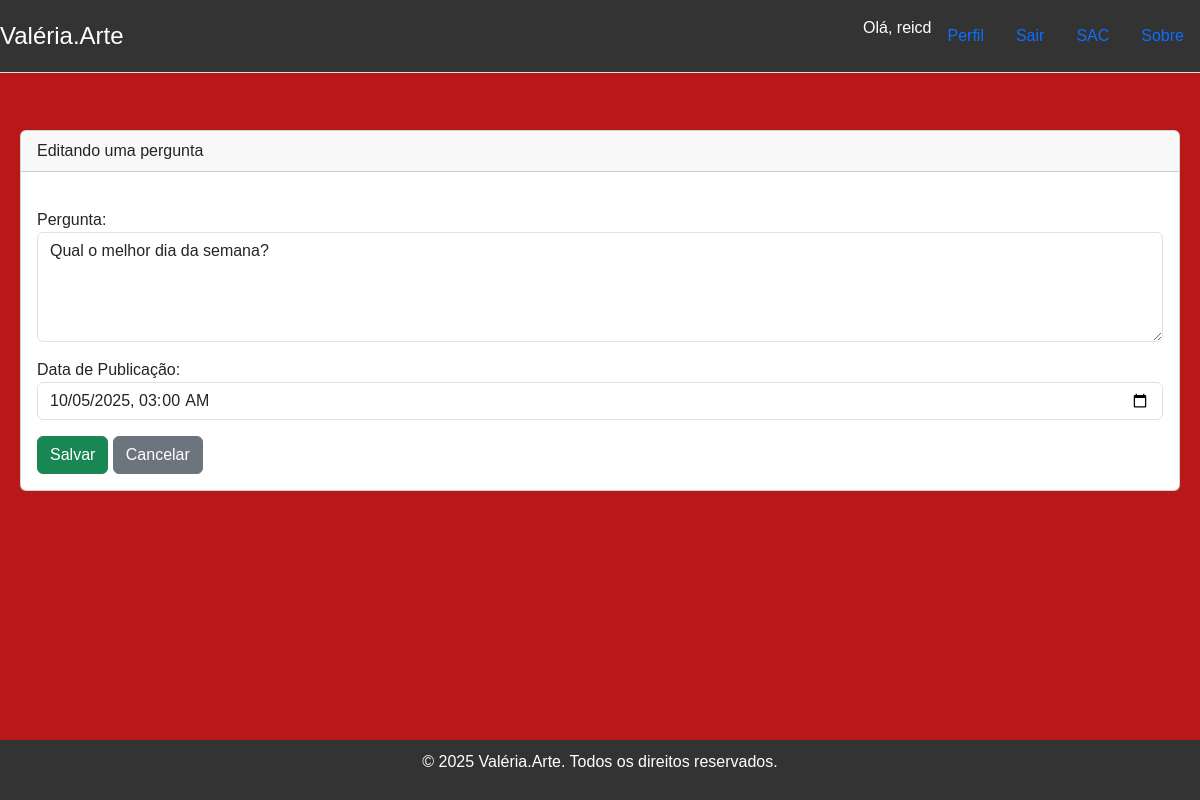
The app's page /pergunta/2/edit (signed in), older data.
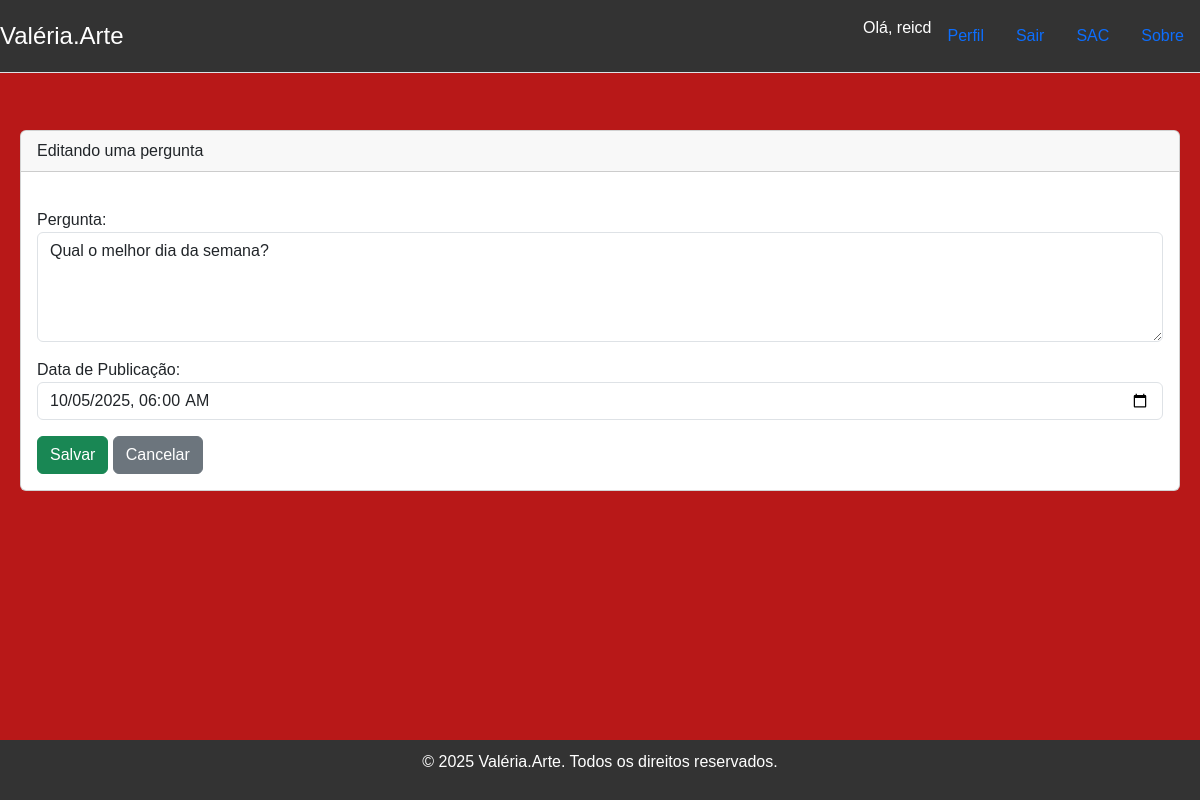
The same page, newer data.
### sac/models.py (models this page shows)
class Question(models.Model):
    question_text = models.CharField(max_length=200, verbose_name="Pergunta")
    pub_date = models.DateTimeField("Data de publicação")
    class Meta:
        verbose_name = "Pergunta"
        verbose_name_plural = "Perguntas"

### sac/views.py (the view, shortened to what this page needs)
# urls.py: path('pergunta/<int:pk>/edit', QuestionUpdateView.as_view(), name="sac_edit"),
class QuestionUpdateView(LoginRequiredMixin, UpdateView):
    model = Question
    template_name = 'sac/question_form.html'
    form_class = QuestionForm
    success_url = reverse_lazy('about')
    sucess_message ='Pergunta atualizada com sucesso.'
    def get_context_data(self, **kwargs):
        context = super(QuestionUpdateView, self).get_context_data(**kwargs)
        context['form_title'] = 'Editando uma pergunta'
        return context

### sac/forms.py
class QuestionForm(forms.ModelForm):
    class Meta:
        model = Question
        fields = ('question_text', 'pub_date')
        widgets = {
            'question_text': forms.Textarea(attrs={'class': 'form-control', 'rows': 4}),
            'pub_date': forms.DateTimeInput(
                attrs={
                    'class': 'form-control',
                    'type': 'datetime-local'
                },
                format='%Y-%m-%dT%H:%M'
            ),
        }
        labels = {
            'question_text': 'Pergunta',
            'pub_date': 'Data de Publicação',
        }
    def __init__(self, *args, **kwargs):
        super().__init__(*args, **kwargs)
        if self.instance.pk and self.instance.pub_date:
            self.initial['pub_date'] = self.instance.pub_date.strftime('%Y-%m-%dT%H:%M')

### templates/sac/question_form.html (shortened to what this page needs)
{% extends '_layout2.html' %}
 {% block content %}
    <div class="card">
        <div class="card-header">
            <h5="card-title">{{ form_title }}</h5>
        </div>
        <div class="card-body">
                <form method="post" enctype="multipart/form-data">
                    {{ form.as_p }}
                    <button type="submit" class="btn btn-success">Salvar</button>
                    <a href="{% url 'about' %}" class="btn btn-secondary">Cancelar</a>
                </form>
        </div>
    </div>
 {% endblock %}

Row changes from the older to the newer data that the page shows:
changed Question "Qual o melhor dia da semana?": pub_date "10/05/2025 03:00" → "10/05/2025 06:00"
